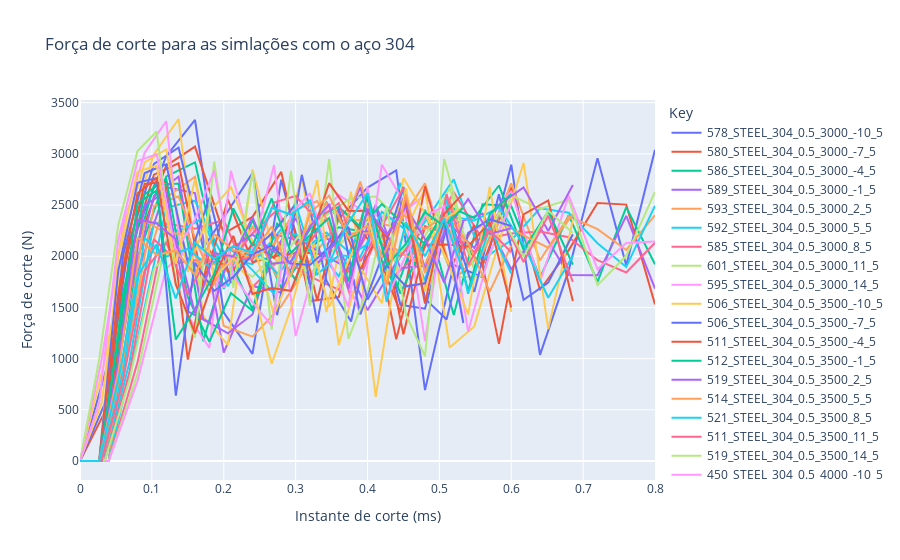

The notebook cell this image was saved under:
### Code cell
import plotly.express as px

fig = px.line(df_pivoted_2[df_pivoted_2["material"]=="STEEL_304"], x="x", y="y", color='Key',
                            labels={
                     "y": "Força de corte (N)",
                     "x": "Instante de corte (ms)",
                 },
                title="Força de corte para as simlações com o aço 304")
fig.show()

### Figure 1 — Plotly figure (JSON) as saved in the notebook; plotly's stock layout.template omitted (floating-point values rounded to 4 significant figures)
{"data": [{"hovertemplate": "Key=578_STEEL_304_0.5_3000_-10_5<br>Instante de corte (ms)=%{x}<br>Força de corte (N)=%{y}<extra></extra>", "legendgroup": "578_STEEL_304_0.5_3000_-10_5", "line": {"color": "#636efa", "dash": "solid"}, "marker": {"symbol": "circle"}, "mode": "lines", "name": "578_STEEL_304_0.5_3000_-10_5", "orientation": "v", "showlegend": true, "type": "scatter", "x": [0, 0.04, 0.08, 0.12, 0.16, 0.2, 0.24, 0.28, 0.32, 0.36, 0.4, 0.44, 0.48, 0.52, 0.56, 0.6, 0.64, 0.68, 0.72, 0.76, 0.8], "xaxis": "x", "y": [0, 980.6, 2265.0, 2978.0, 3331.0, 1450.0, 1046.0, 2747.0, 1713.0, 2363.0, 2670.0, 2839.0, 692.5, 1915.0, 1795.0, 2894.0, 1037.0, 1864.0, 2957.0, 1910.0, 3040.0], "yaxis": "y"}, {"hovertemplate": "Key=580_STEEL_304_0.5_3000_-7_5<br>Instante de corte (ms)=%{x}<br>Força de corte (N)=%{y}<extra></extra>", "legendgroup": "580_STEEL_304_0.5_3000_-7_5", "line": {"color": "#EF553B", "dash": "solid"}, "marker": {"symbol": "circle"}, "mode": "lines", "name": "580_STEEL_304_0.5_3000_-7_5", "orientation": "v", "showlegend": true, "type": "scatter", "x": [0, 0.04, 0.08, 0.12, 0.16, 0.2, 0.24, 0.28, 0.32, 0.36, 0.4, 0.44, 0.48, 0.52, 0.56, 0.6, 0.64, 0.68, 0.72, 0.76, 0.8], "xaxis": "x", "y": [0, 555.6, 2133.0, 2884.0, 3071.0, 2221.0, 2384.0, 2824.0, 1563.0, 1601.0, 2573.0, 1189.0, 2294.0, 2207.0, 1910.0, 2674.0, 1670.0, 2060.0, 2520.0, 2504.0, 1530.0], "yaxis": "y"}, {"hovertemplate": "Key=586_STEEL_304_0.5_3000_-4_5<br>Instante de corte (ms)=%{x}<br>Força de corte (N)=%{y}<extra></extra>", "legendgroup": "586_STEEL_304_0.5_3000_-4_5", "line": {"color": "#00cc96", "dash": "solid"}, "marker": {"symbol": "circle"}, "mode": "lines", "name": "586_STEEL_304_0.5_3000_-4_5", "orientation": "v", "showlegend": true, "type": "scatter", "x": [0, 0.04, 0.08, 0.12, 0.16, 0.2, 0.24, 0.28, 0.32, 0.36, 0.4, 0.44, 0.48, 0.52, 0.56, 0.6, 0.64, 0.68, 0.72, 0.76, 0.8], "xaxis": "x", "y": [0, 0, 1990.0, 2780.0, 2917.0, 1681.0, 2353.0, 1687.0, 2082.0, 2283.0, 2232.0, 1678.0, 2454.0, 1425.0, 2508.0, 2490.0, 1791.0, 2403.0, 1749.0, 2479.0, 1922.0], "yaxis": "y"}, {"hovertemplate": "Key=589_STEEL_304_0.5_3000_-1_5<br>Instante de corte (ms)=%{x}<br>Força de corte (N)=%{y}<extra></extra>", "legendgroup": "589_STEEL_304_0.5_3000_-1_5", "line": {"color": "#ab63fa", "dash": "solid"}, "marker": {"symbol": "circle"}, "mode": "lines", "name": "589_STEEL_304_0.5_3000_-1_5", "orientation": "v", "showlegend": true, "type": "scatter", "x": [0, 0.04, 0.08, 0.12, 0.16, 0.2, 0.24, 0.28, 0.32, 0.36, 0.4, 0.44, 0.48, 0.52, 0.56, 0.6, 0.64, 0.68, 0.72, 0.76, 0.8], "xaxis": "x", "y": [0, 0, 1835.0, 2674.0, 2616.0, 1060.0, 1709.0, 1646.0, 2308.0, 2081.0, 1473.0, 1942.0, 2378.0, 2312.0, 2416.0, 1872.0, 2282.0, 1817.0, 1815.0, 2395.0, 1684.0], "yaxis": "y"}, {"hovertemplate": "Key=593_STEEL_304_0.5_3000_2_5<br>Instante de corte (ms)=%{x}<br>Força de corte (N)=%{y}<extra></extra>", "legendgroup": "593_STEEL_304_0.5_3000_2_5", "line": {"color": "#FFA15A", "dash": "solid"}, "marker": {"symbol": "circle"}, "mode": "lines", "name": "593_STEEL_304_0.5_3000_2_5", "orientation": "v", "showlegend": true, "type": "scatter", "x": [0, 0.04, 0.08, 0.12, 0.16, 0.2, 0.24, 0.28, 0.32, 0.36, 0.4, 0.44, 0.48, 0.52, 0.56, 0.6, 0.64, 0.68, 0.72, 0.76, 0.8], "xaxis": "x", "y": [0, 0, 1619.0, 2573.0, 2777.0, 1319.0, 1215.0, 1513.0, 1949.0, 2347.0, 2353.0, 2282.0, 2713.0, 1772.0, 2030.0, 2712.0, 1960.0, 2390.0, 2265.0, 2061.0, 2400.0], "yaxis": "y"}, {"hovertemplate": "Key=592_STEEL_304_0.5_3000_5_5<br>Instante de corte (ms)=%{x}<br>Força de corte (N)=%{y}<extra></extra>", "legendgroup": "592_STEEL_304_0.5_3000_5_5", "line": {"color": "#19d3f3", "dash": "solid"}, "marker": {"symbol": "circle"}, "mode": "lines", "name": "592_STEEL_304_0.5_3000_5_5", "orientation": "v", "showlegend": true, "type": "scatter", "x": [0, 0.04, 0.08, 0.12, 0.16, 0.2, 0.24, 0.28, 0.32, 0.36, 0.4, 0.44, 0.48, 0.52, 0.56, 0.6, 0.64, 0.68, 0.72, 0.76, 0.8], "xaxis": "x", "y": [0, 0, 1185.0, 2476.0, 2543.0, 1980.0, 1922.0, 2264.0, 2157.0, 1804.0, 2440.0, 1933.0, 2338.0, 2750.0, 1971.0, 2156.0, 2468.0, 2425.0, 2128.0, 1895.0, 2494.0], "yaxis": "y"}, {"hovertemplate": "Key=585_STEEL_304_0.5_3000_8_5<br>Instante de corte (ms)=%{x}<br>Força de corte (N)=%{y}<extra></extra>", "legendgroup": "585_STEEL_304_0.5_3000_8_5", "line": {"color": "#FF6692", "dash": "solid"}, "marker": {"symbol": "circle"}, "mode": "lines", "name": "585_STEEL_304_0.5_3000_8_5", "orientation": "v", "showlegend": true, "type": "scatter", "x": [0, 0.04, 0.08, 0.12, 0.16, 0.2, 0.24, 0.28, 0.32, 0.36, 0.4, 0.44, 0.48, 0.52, 0.56, 0.6, 0.64, 0.68, 0.72, 0.76, 0.8], "xaxis": "x", "y": [0, 0, 963.2, 2321.0, 2268.0, 2353.0, 1698.0, 1987.0, 1801.0, 1674.0, 2229.0, 1825.0, 2091.0, 2628.0, 2163.0, 2223.0, 2241.0, 2185.0, 1961.0, 1841.0, 2132.0], "yaxis": "y"}, {"hovertemplate": "Key=601_STEEL_304_0.5_3000_11_5<br>Instante de corte (ms)=%{x}<br>Força de corte (N)=%{y}<extra></extra>", "legendgroup": "601_STEEL_304_0.5_3000_11_5", "line": {"color": "#B6E880", "dash": "solid"}, "marker": {"symbol": "circle"}, "mode": "lines", "name": "601_STEEL_304_0.5_3000_11_5", "orientation": "v", "showlegend": true, "type": "scatter", "x": [0, 0.04, 0.08, 0.12, 0.16, 0.2, 0.24, 0.28, 0.32, 0.36, 0.4, 0.44, 0.48, 0.52, 0.56, 0.6, 0.64, 0.68, 0.72, 0.76, 0.8], "xaxis": "x", "y": [0, 0, 854.1, 2155.0, 1912.0, 1956.0, 1800.0, 2085.0, 1831.0, 2116.0, 2321.0, 1947.0, 2425.0, 1790.0, 1809.0, 2594.0, 2463.0, 2553.0, 1718.0, 2004.0, 2629.0], "yaxis": "y"}, {"hovertemplate": "Key=595_STEEL_304_0.5_3000_14_5<br>Instante de corte (ms)=%{x}<br>Força de corte (N)=%{y}<extra></extra>", "legendgroup": "595_STEEL_304_0.5_3000_14_5", "line": {"color": "#FF97FF", "dash": "solid"}, "marker": {"symbol": "circle"}, "mode": "lines", "name": "595_STEEL_304_0.5_3000_14_5", "orientation": "v", "showlegend": true, "type": "scatter", "x": [0, 0.04, 0.08, 0.12, 0.16, 0.2, 0.24, 0.28, 0.32, 0.36, 0.4, 0.44, 0.48, 0.52, 0.56, 0.6, 0.64, 0.68, 0.72, 0.76, 0.8], "xaxis": "x", "y": [0, 0, 780.4, 1881.0, 2141.0, 1692.0, 2281.0, 1747.0, 2271.0, 2599.0, 2413.0, 2368.0, 2604.0, 2130.0, 2302.0, 2636.0, 1750.0, 2592.0, 1873.0, 2130.0, 2144.0], "yaxis": "y"}, {"hovertemplate": "Key=506_STEEL_304_0.5_3500_-10_5<br>Instante de corte (ms)=%{x}<br>Força de corte (N)=%{y}<extra></extra>", "legendgroup": "506_STEEL_304_0.5_3500_-10_5", "line": {"color": "#FECB52", "dash": "solid"}, "marker": {"symbol": "circle"}, "mode": "lines", "name": "506_STEEL_304_0.5_3500_-10_5", "orientation": "v", "showlegend": true, "type": "scatter", "x": [0, 0.03429, 0.06857, 0.1029, 0.1371, 0.1714, 0.2057, 0.24, 0.2743, 0.3086, 0.3429, 0.3771, 0.4114, 0.4457, 0.48, 0.5143, 0.5486, 0.5829, 0.6171, 0.6514, 0.6857], "xaxis": "x", "y": [0, 976.6, 2281.0, 2995.0, 3340.0, 1415.0, 1135.0, 2846.0, 1917.0, 2772.0, 1455.0, 2630.0, 626.6, 2142.0, 2660.0, 1109.0, 1315.0, 2136.0, 2911.0, 1291.0, 2352.0], "yaxis": "y"}, {"hovertemplate": "Key=506_STEEL_304_0.5_3500_-7_5<br>Instante de corte (ms)=%{x}<br>Força de corte (N)=%{y}<extra></extra>", "legendgroup": "506_STEEL_304_0.5_3500_-7_5", "line": {"color": "#636efa", "dash": "solid"}, "marker": {"symbol": "circle"}, "mode": "lines", "name": "506_STEEL_304_0.5_3500_-7_5", "orientation": "v", "showlegend": true, "type": "scatter", "x": [0, 0.03429, 0.06857, 0.1029, 0.1371, 0.1714, 0.2057, 0.24, 0.2743, 0.3086, 0.3429, 0.3771, 0.4114, 0.4457, 0.48, 0.5143, 0.5486, 0.5829, 0.6171, 0.6514, 0.6857], "xaxis": "x", "y": [0, 557.8, 2148.0, 2902.0, 3062.0, 2081.0, 2439.0, 2812.0, 1425.0, 2795.0, 1761.0, 1363.0, 2492.0, 1526.0, 1488.0, 2392.0, 1652.0, 2605.0, 1575.0, 1742.0, 2215.0], "yaxis": "y"}, {"hovertemplate": "Key=511_STEEL_304_0.5_3500_-4_5<br>Instante de corte (ms)=%{x}<br>Força de corte (N)=%{y}<extra></extra>", "legendgroup": "511_STEEL_304_0.5_3500_-4_5", "line": {"color": "#EF553B", "dash": "solid"}, "marker": {"symbol": "circle"}, "mode": "lines", "name": "511_STEEL_304_0.5_3500_-4_5", "orientation": "v", "showlegend": true, "type": "scatter", "x": [0, 0.03429, 0.06857, 0.1029, 0.1371, 0.1714, 0.2057, 0.24, 0.2743, 0.3086, 0.3429, 0.3771, 0.4114, 0.4457, 0.48, 0.5143, 0.5486, 0.5829, 0.6171, 0.6514, 0.6857], "xaxis": "x", "y": [0, 0, 2001.0, 2796.0, 2908.0, 1717.0, 2555.0, 1942.0, 2004.0, 2039.0, 2014.0, 2366.0, 2076.0, 1453.0, 2683.0, 1874.0, 2304.0, 1144.0, 2410.0, 2545.0, 1564.0], "yaxis": "y"}, {"hovertemplate": "Key=512_STEEL_304_0.5_3500_-1_5<br>Instante de corte (ms)=%{x}<br>Força de corte (N)=%{y}<extra></extra>", "legendgroup": "512_STEEL_304_0.5_3500_-1_5", "line": {"color": "#00cc96", "dash": "solid"}, "marker": {"symbol": "circle"}, "mode": "lines", "name": "512_STEEL_304_0.5_3500_-1_5", "orientation": "v", "showlegend": true, "type": "scatter", "x": [0, 0.03429, 0.06857, 0.1029, 0.1371, 0.1714, 0.2057, 0.24, 0.2743, 0.3086, 0.3429, 0.3771, 0.4114, 0.4457, 0.48, 0.5143, 0.5486, 0.5829, 0.6171, 0.6514, 0.6857], "xaxis": "x", "y": [0, 0, 1839.0, 2691.0, 2709.0, 1170.0, 2001.0, 1482.0, 2319.0, 2133.0, 2527.0, 2187.0, 2274.0, 1636.0, 2146.0, 2482.0, 2373.0, 2691.0, 2063.0, 2439.0, 1919.0], "yaxis": "y"}, {"hovertemplate": "Key=519_STEEL_304_0.5_3500_2_5<br>Instante de corte (ms)=%{x}<br>Força de corte (N)=%{y}<extra></extra>", "legendgroup": "519_STEEL_304_0.5_3500_2_5", "line": {"color": "#ab63fa", "dash": "solid"}, "marker": {"symbol": "circle"}, "mode": "lines", "name": "519_STEEL_304_0.5_3500_2_5", "orientation": "v", "showlegend": true, "type": "scatter", "x": [0, 0.03429, 0.06857, 0.1029, 0.1371, 0.1714, 0.2057, 0.24, 0.2743, 0.3086, 0.3429, 0.3771, 0.4114, 0.4457, 0.48, 0.5143, 0.5486, 0.5829, 0.6171, 0.6514, 0.6857], "xaxis": "x", "y": [0, 0, 1635.0, 2590.0, 2779.0, 1387.0, 1247.0, 1431, 2205.0, 2151.0, 1996.0, 1870.0, 2503.0, 1882.0, 1907.0, 2311.0, 2081.0, 2503.0, 2671.0, 2247.0, 2695.0], "yaxis": "y"}, {"hovertemplate": "Key=514_STEEL_304_0.5_3500_5_5<br>Instante de corte (ms)=%{x}<br>Força de corte (N)=%{y}<extra></extra>", "legendgroup": "514_STEEL_304_0.5_3500_5_5", "line": {"color": "#FFA15A", "dash": "solid"}, "marker": {"symbol": "circle"}, "mode": "lines", "name": "514_STEEL_304_0.5_3500_5_5", "orientation": "v", "showlegend": true, "type": "scatter", "x": [0, 0.03429, 0.06857, 0.1029, 0.1371, 0.1714, 0.2057, 0.24, 0.2743, 0.3086, 0.3429, 0.3771, 0.4114, 0.4457, 0.48, 0.5143, 0.5486, 0.5829, 0.6171, 0.6514, 0.6857], "xaxis": "x", "y": [0, 0, 1192.0, 2490.0, 2586.0, 1982.0, 1850.0, 2295.0, 1797.0, 2179.0, 2518.0, 2221.0, 2226.0, 2033.0, 1913.0, 2552.0, 1877.0, 2344.0, 2204.0, 2084.0, 2409.0], "yaxis": "y"}, {"hovertemplate": "Key=521_STEEL_304_0.5_3500_8_5<br>Instante de corte (ms)=%{x}<br>Força de corte (N)=%{y}<extra></extra>", "legendgroup": "521_STEEL_304_0.5_3500_8_5", "line": {"color": "#19d3f3", "dash": "solid"}, "marker": {"symbol": "circle"}, "mode": "lines", "name": "521_STEEL_304_0.5_3500_8_5", "orientation": "v", "showlegend": true, "type": "scatter", "x": [0, 0.03429, 0.06857, 0.1029, 0.1371, 0.1714, 0.2057, 0.24, 0.2743, 0.3086, 0.3429, 0.3771, 0.4114, 0.4457, 0.48, 0.5143, 0.5486, 0.5829, 0.6171, 0.6514, 0.6857], "xaxis": "x", "y": [0, 0, 957.5, 2335.0, 2245.0, 2371.0, 1707.0, 2103.0, 1832.0, 2051.0, 2231.0, 2025.0, 2161.0, 2714.0, 1855.0, 2390.0, 2349.0, 2477.0, 2116.0, 1594.0, 2005.0], "yaxis": "y"}, {"hovertemplate": "Key=511_STEEL_304_0.5_3500_11_5<br>Instante de corte (ms)=%{x}<br>Força de corte (N)=%{y}<extra></extra>", "legendgroup": "511_STEEL_304_0.5_3500_11_5", "line": {"color": "#FF6692", "dash": "solid"}, "marker": {"symbol": "circle"}, "mode": "lines", "name": "511_STEEL_304_0.5_3500_11_5", "orientation": "v", "showlegend": true, "type": "scatter", "x": [0, 0.03429, 0.06857, 0.1029, 0.1371, 0.1714, 0.2057, 0.24, 0.2743, 0.3086, 0.3429, 0.3771, 0.4114, 0.4457, 0.48, 0.5143, 0.5486, 0.5829, 0.6171, 0.6514, 0.6857], "xaxis": "x", "y": [0, 0, 858.3, 2166.0, 1936.0, 1969.0, 1918.0, 2223.0, 2453.0, 2017.0, 2375.0, 1587.0, 2160.0, 2000.0, 2283.0, 2247.0, 2041.0, 2430.0, 1944.0, 2397.0, 1750.0], "yaxis": "y"}, {"hovertemplate": "Key=519_STEEL_304_0.5_3500_14_5<br>Instante de corte (ms)=%{x}<br>Força de corte (N)=%{y}<extra></extra>", "legendgroup": "519_STEEL_304_0.5_3500_14_5", "line": {"color": "#B6E880", "dash": "solid"}, "marker": {"symbol": "circle"}, "mode": "lines", "name": "519_STEEL_304_0.5_3500_14_5", "orientation": "v", "showlegend": true, "type": "scatter", "x": [0, 0.03429, 0.06857, 0.1029, 0.1371, 0.1714, 0.2057, 0.24, 0.2743, 0.3086, 0.3429, 0.3771, 0.4114, 0.4457, 0.48, 0.5143, 0.5486, 0.5829, 0.6171, 0.6514, 0.6857], "xaxis": "x", "y": [0, 0, 784.8, 1877.0, 2139.0, 1688.0, 2012.0, 1992.0, 1927.0, 2236.0, 2401.0, 2570.0, 2583.0, 2350.0, 2194.0, 2668.0, 1880.0, 2430.0, 1994.0, 2446.0, 2226.0], "yaxis": "y"}, {"hovertemplate": "Key=450_STEEL_304_0.5_4000_-10_5<br>Instante de corte (ms)=%{x}<br>Força de corte (N)=%{y}<extra></extra>", "legendgroup": "450_STEEL_304_0.5_4000_-10_5", "line": {"color": "#FF97FF", "dash": "solid"}, "marker": {"symbol": "circle"}, "mode": "lines", "name": "450_STEEL_304_0.5_4000_-10_5", "orientation": "v", "showlegend": true, "type": "scatter", "x": [0, 0.03, 0.06, 0.09, 0.12, 0.15, 0.18, 0.21, 0.24, 0.27, 0.3, 0.33, 0.36, 0.39, 0.42, 0.45, 0.48, 0.51, 0.54, 0.57, 0.6], "xaxis": "x", "y": [0, 983.6, 2293.0, 3010.0, 3319.0, 1420.0, 1105.0, 2835.0, 2061.0, 2891.0, 1220.0, 1983.0, 1983.0, 1437.0, 2894.0, 2533.0, 1171.0, 2559.0, 1266.0, 2029.0, 2518.0], "yaxis": "y"}, {"hovertemplate": "Key=447_STEEL_304_0.5_4000_-7_5<br>Instante de corte (ms)=%{x}<br>Força de corte (N)=%{y}<extra></extra>", "legendgroup": "447_STEEL_304_0.5_4000_-7_5", "line": {"color": "#FECB52", "dash": "solid"}, "marker": {"symbol": "circle"}, "mode": "lines", "name": "447_STEEL_304_0.5_4000_-7_5", "orientation": "v", "showlegend": true, "type": "scatter", "x": [0, 0.03, 0.06, 0.09, 0.12, 0.15, 0.18, 0.21, 0.24, 0.27, 0.3, 0.33, 0.36, 0.39, 0.42, 0.45, 0.48, 0.51, 0.54, 0.57, 0.6], "xaxis": "x", "y": [0, 562.0, 2157.0, 2918.0, 3043.0, 1847.0, 2432.0, 2674.0, 2142.0, 1428.0, 1948.0, 2743.0, 1131.0, 1887.0, 1541.0, 2763.0, 2419.0, 1972.0, 1431.0, 2678.0, 1457.0], "yaxis": "y"}, {"hovertemplate": "Key=450_STEEL_304_0.5_4000_-4_5<br>Instante de corte (ms)=%{x}<br>Força de corte (N)=%{y}<extra></extra>", "legendgroup": "450_STEEL_304_0.5_4000_-4_5", "line": {"color": "#636efa", "dash": "solid"}, "marker": {"symbol": "circle"}, "mode": "lines", "name": "450_STEEL_304_0.5_4000_-4_5", "orientation": "v", "showlegend": true, "type": "scatter", "x": [0, 0.03, 0.06, 0.09, 0.12, 0.15, 0.18, 0.21, 0.24, 0.27, 0.3, 0.33, 0.36, 0.39, 0.42, 0.45, 0.48, 0.51, 0.54, 0.57, 0.6], "xaxis": "x", "y": [0, 0, 2014.0, 2813.0, 2898.0, 1939.0, 2571.0, 1744.0, 2051.0, 2244.0, 2509.0, 1351.0, 2480.0, 1433.0, 1991.0, 2677.0, 1586.0, 1382.0, 2228.0, 2362.0, 2296.0], "yaxis": "y"}, {"hovertemplate": "Key=450_STEEL_304_0.5_4000_-1_5<br>Instante de corte (ms)=%{x}<br>Força de corte (N)=%{y}<extra></extra>", "legendgroup": "450_STEEL_304_0.5_4000_-1_5", "line": {"color": "#EF553B", "dash": "solid"}, "marker": {"symbol": "circle"}, "mode": "lines", "name": "450_STEEL_304_0.5_4000_-1_5", "orientation": "v", "showlegend": true, "type": "scatter", "x": [0, 0.03, 0.06, 0.09, 0.12, 0.15, 0.18, 0.21, 0.24, 0.27, 0.3, 0.33, 0.36, 0.39, 0.42, 0.45, 0.48, 0.51, 0.54, 0.57, 0.6], "xaxis": "x", "y": [0, 0, 1851.0, 2705.0, 2726.0, 990.6, 2055.0, 1832.0, 2123.0, 1982.0, 2454.0, 1568.0, 2410.0, 1871.0, 2273.0, 1238.0, 2113.0, 2115.0, 2095.0, 2333.0, 1500.0], "yaxis": "y"}, {"hovertemplate": "Key=453_STEEL_304_0.5_4000_2_5<br>Instante de corte (ms)=%{x}<br>Força de corte (N)=%{y}<extra></extra>", "legendgroup": "453_STEEL_304_0.5_4000_2_5", "line": {"color": "#00cc96", "dash": "solid"}, "marker": {"symbol": "circle"}, "mode": "lines", "name": "453_STEEL_304_0.5_4000_2_5", "orientation": "v", "showlegend": true, "type": "scatter", "x": [0, 0.03, 0.06, 0.09, 0.12, 0.15, 0.18, 0.21, 0.24, 0.27, 0.3, 0.33, 0.36, 0.39, 0.42, 0.45, 0.48, 0.51, 0.54, 0.57, 0.6], "xaxis": "x", "y": [0, 0, 1637.0, 2604.0, 2754.0, 1599.0, 1163.0, 1641.0, 1468.0, 2091.0, 1764.0, 2387.0, 2482.0, 2287.0, 2509.0, 2316.0, 2118.0, 2486.0, 1663.0, 2409.0, 2609.0], "yaxis": "y"}, {"hovertemplate": "Key=458_STEEL_304_0.5_4000_5_5<br>Instante de corte (ms)=%{x}<br>Força de corte (N)=%{y}<extra></extra>", "legendgroup": "458_STEEL_304_0.5_4000_5_5", "line": {"color": "#ab63fa", "dash": "solid"}, "marker": {"symbol": "circle"}, "mode": "lines", "name": "458_STEEL_304_0.5_4000_5_5", "orientation": "v", "showlegend": true, "type": "scatter", "x": [0, 0.03, 0.06, 0.09, 0.12, 0.15, 0.18, 0.21, 0.24, 0.27, 0.3, 0.33, 0.36, 0.39, 0.42, 0.45, 0.48, 0.51, 0.54, 0.57, 0.6], "xaxis": "x", "y": [0, 0, 1204.0, 2502.0, 2625.0, 1461.0, 1350.0, 2072.0, 2212.0, 2045.0, 2370.0, 1929.0, 2161.0, 2676.0, 1869.0, 2571.0, 1882.0, 2262.0, 2558.0, 2218.0, 2273.0], "yaxis": "y"}, {"hovertemplate": "Key=456_STEEL_304_0.5_4000_8_5<br>Instante de corte (ms)=%{x}<br>Força de corte (N)=%{y}<extra></extra>", "legendgroup": "456_STEEL_304_0.5_4000_8_5", "line": {"color": "#FFA15A", "dash": "solid"}, "marker": {"symbol": "circle"}, "mode": "lines", "name": "456_STEEL_304_0.5_4000_8_5", "orientation": "v", "showlegend": true, "type": "scatter", "x": [0, 0.03, 0.06, 0.09, 0.12, 0.15, 0.18, 0.21, 0.24, 0.27, 0.3, 0.33, 0.36, 0.39, 0.42, 0.45, 0.48, 0.51, 0.54, 0.57, 0.6], "xaxis": "x", "y": [0, 0, 972.8, 2349.0, 2224.0, 2221.0, 1639.0, 2063.0, 1979.0, 2117.0, 2450.0, 2539.0, 2127.0, 2730.0, 1985.0, 2403.0, 2266.0, 2407.0, 2129.0, 1654.0, 2104.0], "yaxis": "y"}, {"hovertemplate": "Key=460_STEEL_304_0.5_4000_11_5<br>Instante de corte (ms)=%{x}<br>Força de corte (N)=%{y}<extra></extra>", "legendgroup": "460_STEEL_304_0.5_4000_11_5", "line": {"color": "#19d3f3", "dash": "solid"}, "marker": {"symbol": "circle"}, "mode": "lines", "name": "460_STEEL_304_0.5_4000_11_5", "orientation": "v", "showlegend": true, "type": "scatter", "x": [0, 0.03, 0.06, 0.09, 0.12, 0.15, 0.18, 0.21, 0.24, 0.27, 0.3, 0.33, 0.36, 0.39, 0.42, 0.45, 0.48, 0.51, 0.54, 0.57, 0.6], "xaxis": "x", "y": [0, 0, 866.3, 2178.0, 1995.0, 2071.0, 1901.0, 2068.0, 1864.0, 1634.0, 2517.0, 1822.0, 2009.0, 1994.0, 2434.0, 2274.0, 1765.0, 2558.0, 1634.0, 2285.0, 1832.0], "yaxis": "y"}, {"hovertemplate": "Key=460_STEEL_304_0.5_4000_14_5<br>Instante de corte (ms)=%{x}<br>Força de corte (N)=%{y}<extra></extra>", "legendgroup": "460_STEEL_304_0.5_4000_14_5", "line": {"color": "#FF6692", "dash": "solid"}, "marker": {"symbol": "circle"}, "mode": "lines", "name": "460_STEEL_304_0.5_4000_14_5", "orientation": "v", "showlegend": true, "type": "scatter", "x": [0, 0.03, 0.06, 0.09, 0.12, 0.15, 0.18, 0.21, 0.24, 0.27, 0.3, 0.33, 0.36, 0.39, 0.42, 0.45, 0.48, 0.51, 0.54, 0.57, 0.6], "xaxis": "x", "y": [0, 0, 794.4, 1858.0, 2133.0, 1629.0, 2031.0, 1991.0, 1966.0, 2524.0, 2588.0, 2354.0, 2519.0, 1952.0, 2294.0, 2663.0, 1672.0, 2605.0, 1920.0, 2254.0, 2039.0], "yaxis": "y"}, {"hovertemplate": "Key=410_STEEL_304_0.5_4500_-10_5<br>Instante de corte (ms)=%{x}<br>Força de corte (N)=%{y}<extra></extra>", "legendgroup": "410_STEEL_304_0.5_4500_-10_5", "line": {"color": "#B6E880", "dash": "solid"}, "marker": {"symbol": "circle"}, "mode": "lines", "name": "410_STEEL_304_0.5_4500_-10_5", "orientation": "v", "showlegend": true, "type": "scatter", "x": [0, 0.02667, 0.05333, 0.08, 0.1067, 0.1333, 0.16, 0.1867, 0.2133, 0.24, 0.2667, 0.2933, 0.32, 0.3467, 0.3733, 0.4, 0.4267, 0.4533, 0.48, 0.5067, 0.5333], "xaxis": "x", "y": [0, 991.6, 2308.0, 3027.0, 3218.0, 1730.0, 1205.0, 2925.0, 1692.0, 2827.0, 1283.0, 2833.0, 1517.0, 2948.0, 1194.0, 1666.0, 2490.0, 1432.0, 1023.0, 2950.0, 2266.0], "yaxis": "y"}, {"hovertemplate": "Key=404_STEEL_304_0.5_4500_-7_5<br>Instante de corte (ms)=%{x}<br>Força de corte (N)=%{y}<extra></extra>", "legendgroup": "404_STEEL_304_0.5_4500_-7_5", "line": {"color": "#FF97FF", "dash": "solid"}, "marker": {"symbol": "circle"}, "mode": "lines", "name": "404_STEEL_304_0.5_4500_-7_5", "orientation": "v", "showlegend": true, "type": "scatter", "x": [0, 0.02667, 0.05333, 0.08, 0.1067, 0.1333, 0.16, 0.1867, 0.2133, 0.24, 0.2667, 0.2933, 0.32, 0.3467, 0.3733, 0.4, 0.4267, 0.4533, 0.48, 0.5067, 0.5333], "xaxis": "x", "y": [0, 566.6, 2163.0, 2931.0, 2995.0, 2044.0, 2359.0, 2836.0, 1811.0, 1549.0, 1322.0, 2413.0, 2615.0, 1967.0, 1502.0, 2680.0, 1580.0, 2009.0, 2393.0, 2488.0, 1362.0], "yaxis": "y"}, {"hovertemplate": "Key=410_STEEL_304_0.5_4500_-4_5<br>Instante de corte (ms)=%{x}<br>Força de corte (N)=%{y}<extra></extra>", "legendgroup": "410_STEEL_304_0.5_4500_-4_5", "line": {"color": "#FECB52", "dash": "solid"}, "marker": {"symbol": "circle"}, "mode": "lines", "name": "410_STEEL_304_0.5_4500_-4_5", "orientation": "v", "showlegend": true, "type": "scatter", "x": [0, 0.02667, 0.05333, 0.08, 0.1067, 0.1333, 0.16, 0.1867, 0.2133, 0.24, 0.2667, 0.2933, 0.32, 0.3467, 0.3733, 0.4, 0.4267, 0.4533, 0.48, 0.5067, 0.5333], "xaxis": "x", "y": [0, 0, 2023.0, 2825.0, 2886.0, 1927.0, 2753.0, 1793.0, 1983.0, 1718.0, 948.9, 1487.0, 2168.0, 1503.0, 1951.0, 2395.0, 1713.0, 2664.0, 1655.0, 2364.0, 2477.0], "yaxis": "y"}, {"hovertemplate": "Key=410_STEEL_304_0.5_4500_-1_5<br>Instante de corte (ms)=%{x}<br>Força de corte (N)=%{y}<extra></extra>", "legendgroup": "410_STEEL_304_0.5_4500_-1_5", "line": {"color": "#636efa", "dash": "solid"}, "marker": {"symbol": "circle"}, "mode": "lines", "name": "410_STEEL_304_0.5_4500_-1_5", "orientation": "v", "showlegend": true, "type": "scatter", "x": [0, 0.02667, 0.05333, 0.08, 0.1067, 0.1333, 0.16, 0.1867, 0.2133, 0.24, 0.2667, 0.2933, 0.32, 0.3467, 0.3733, 0.4, 0.4267, 0.4533, 0.48, 0.5067, 0.5333], "xaxis": "x", "y": [0, 0, 1864.0, 2717.0, 2764.0, 639.4, 1937.0, 1661.0, 1798.0, 2019.0, 2104.0, 1928.0, 1915.0, 2089.0, 2286.0, 1578.0, 1910.0, 1706.0, 1736.0, 2338.0, 1348.0], "yaxis": "y"}, {"hovertemplate": "Key=409_STEEL_304_0.5_4500_2_5<br>Instante de corte (ms)=%{x}<br>Força de corte (N)=%{y}<extra></extra>", "legendgroup": "409_STEEL_304_0.5_4500_2_5", "line": {"color": "#EF553B", "dash": "solid"}, "marker": {"symbol": "circle"}, "mode": "lines", "name": "409_STEEL_304_0.5_4500_2_5", "orientation": "v", "showlegend": true, "type": "scatter", "x": [0, 0.02667, 0.05333, 0.08, 0.1067, 0.1333, 0.16, 0.1867, 0.2133, 0.24, 0.2667, 0.2933, 0.32, 0.3467, 0.3733, 0.4, 0.4267, 0.4533, 0.48, 0.5067, 0.5333], "xaxis": "x", "y": [0, 0, 1643.0, 2616.0, 2764.0, 1724.0, 1247.0, 1793.0, 2199.0, 1631.0, 1689.0, 1662.0, 2155.0, 2715.0, 2445.0, 2443.0, 2181.0, 2509.0, 1537.0, 2413.0, 2614.0], "yaxis": "y"}, {"hovertemplate": "Key=410_STEEL_304_0.5_4500_5_5<br>Instante de corte (ms)=%{x}<br>Força de corte (N)=%{y}<extra></extra>", "legendgroup": "410_STEEL_304_0.5_4500_5_5", "line": {"color": "#00cc96", "dash": "solid"}, "marker": {"symbol": "circle"}, "mode": "lines", "name": "410_STEEL_304_0.5_4500_5_5", "orientation": "v", "showlegend": true, "type": "scatter", "x": [0, 0.02667, 0.05333, 0.08, 0.1067, 0.1333, 0.16, 0.1867, 0.2133, 0.24, 0.2667, 0.2933, 0.32, 0.3467, 0.3733, 0.4, 0.4267, 0.4533, 0.48, 0.5067, 0.5333], "xaxis": "x", "y": [0, 0, 1204.0, 2515.0, 2642.0, 1186.0, 1488.0, 1825.0, 2467.0, 2102.0, 2564.0, 2033.0, 2206.0, 2374.0, 1752.0, 2615.0, 1908.0, 2121.0, 2431.0, 2293.0, 2476.0], "yaxis": "y"}, {"hovertemplate": "Key=412_STEEL_304_0.5_4500_8_5<br>Instante de corte (ms)=%{x}<br>Força de corte (N)=%{y}<extra></extra>", "legendgroup": "412_STEEL_304_0.5_4500_8_5", "line": {"color": "#ab63fa", "dash": "solid"}, "marker": {"symbol": "circle"}, "mode": "lines", "name": "412_STEEL_304_0.5_4500_8_5", "orientation": "v", "showlegend": true, "type": "scatter", "x": [0, 0.02667, 0.05334, 0.08, 0.1067, 0.1333, 0.16, 0.1867, 0.2133, 0.24, 0.2667, 0.2933, 0.32, 0.3467, 0.3733, 0.4, 0.4267, 0.4533, 0.48, 0.5067, 0.5333], "xaxis": "x", "y": [0, 0, 966.5, 2359.0, 2321.0, 2165.0, 1444.0, 2030.0, 1999.0, 2382.0, 1927.0, 1948.0, 2289.0, 2508.0, 1679.0, 2462.0, 2208.0, 2483.0, 2166.0, 1743.0, 2341.0], "yaxis": "y"}, {"hovertemplate": "Key=411_STEEL_304_0.5_4500_11_5<br>Instante de corte (ms)=%{x}<br>Força de corte (N)=%{y}<extra></extra>", "legendgroup": "411_STEEL_304_0.5_4500_11_5", "line": {"color": "#FFA15A", "dash": "solid"}, "marker": {"symbol": "circle"}, "mode": "lines", "name": "411_STEEL_304_0.5_4500_11_5", "orientation": "v", "showlegend": true, "type": "scatter", "x": [0, 0.02667, 0.05333, 0.08, 0.1067, 0.1333, 0.16, 0.1867, 0.2133, 0.24, 0.2667, 0.2933, 0.32, 0.3467, 0.3733, 0.4, 0.4267, 0.4533, 0.48, 0.5067, 0.5333], "xaxis": "x", "y": [0, 0, 872.8, 2185.0, 2012.0, 2056.0, 1817.0, 2216.0, 2059.0, 2031.0, 2291.0, 1804.0, 2424.0, 2591.0, 2182.0, 2298.0, 1721.0, 2604.0, 1836.0, 2383.0, 1884.0], "yaxis": "y"}, {"hovertemplate": "Key=408_STEEL_304_0.5_4500_14_5<br>Instante de corte (ms)=%{x}<br>Força de corte (N)=%{y}<extra></extra>", "legendgroup": "408_STEEL_304_0.5_4500_14_5", "line": {"color": "#19d3f3", "dash": "solid"}, "marker": {"symbol": "circle"}, "mode": "lines", "name": "408_STEEL_304_0.5_4500_14_5", "orientation": "v", "showlegend": true, "type": "scatter", "x": [0, 0.02667, 0.05333, 0.08, 0.1067, 0.1333, 0.16, 0.1867, 0.2133, 0.24, 0.2667, 0.2933, 0.32, 0.3467, 0.3733, 0.4, 0.4267, 0.4533, 0.48, 0.5067, 0.5333], "xaxis": "x", "y": [0, 0, 788.6, 1801.0, 2116.0, 1587.0, 2133.0, 1974.0, 2100.0, 2035.0, 2474.0, 2408.0, 2546.0, 1937.0, 2328.0, 2618.0, 1554.0, 2329.0, 2000.0, 2368.0, 1850.0], "yaxis": "y"}], "layout": {"legend": {"title": {"text": "Key"}, "tracegroupgap": 0}, "title": {"text": "Força de corte para as simlações com o aço 304"}, "xaxis": {"anchor": "y", "domain": [0, 1], "title": {"text": "Instante de corte (ms)"}}, "yaxis": {"anchor": "x", "domain": [0, 1], "title": {"text": "Força de corte (N)"}}}}
